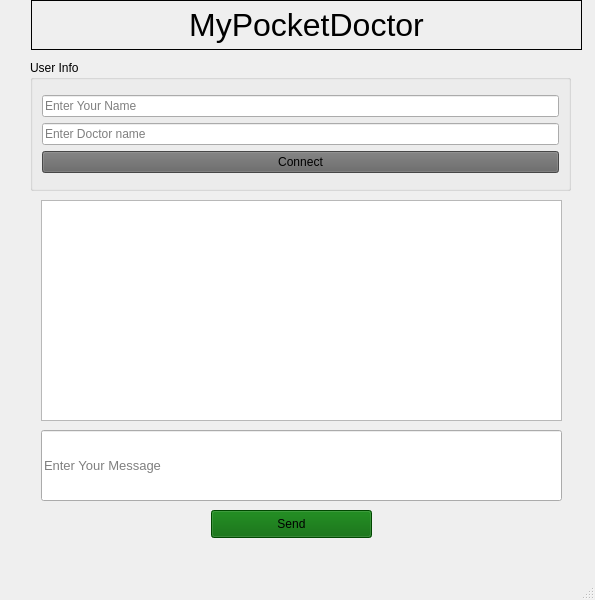
<?xml version="1.0" encoding="UTF-8"?>
<ui version="4.0">
 <class>MainWindow</class>
 <widget class="QMainWindow" name="MainWindow">
  <property name="geometry">
   <rect>
    <x>0</x>
    <y>0</y>
    <width>595</width>
    <height>600</height>
   </rect>
  </property>
  <property name="windowTitle">
   <string>MainWindow</string>
  </property>
  <widget class="QWidget" name="centralwidget">
   <widget class="QGroupBox" name="groupBox">
    <property name="geometry">
     <rect>
      <x>30</x>
      <y>60</y>
      <width>541</width>
      <height>131</height>
     </rect>
    </property>
    <property name="title">
     <string>User Info</string>
    </property>
    <layout class="QGridLayout" name="gridLayout_4">
     <item row="0" column="0">
      <layout class="QHBoxLayout" name="horizontalLayout_5">
       <item>
        <layout class="QVBoxLayout" name="verticalLayout_6">
         <item>
          <layout class="QVBoxLayout" name="verticalLayout_7"/>
         </item>
        </layout>
       </item>
       <item>
        <layout class="QVBoxLayout" name="verticalLayout_8">
         <item>
          <widget class="QLineEdit" name="client_username">
           <property name="placeholderText">
            <string>Enter Your Name</string>
           </property>
          </widget>
         </item>
         <item>
          <widget class="QLineEdit" name="Doctor_name">
           <property name="text">
            <string/>
           </property>
           <property name="placeholderText">
            <string>Enter Doctor name</string>
           </property>
          </widget>
         </item>
         <item>
          <layout class="QHBoxLayout" name="horizontalLayout_6">
           <item>
            <widget class="QPushButton" name="connect_button">
             <property name="styleSheet">
              <string notr="true">background-color: rgb(100, 100, 100);</string>
             </property>
             <property name="text">
              <string>Connect</string>
             </property>
            </widget>
           </item>
          </layout>
         </item>
        </layout>
       </item>
      </layout>
     </item>
    </layout>
   </widget>
   <widget class="QPushButton" name="send_button">
    <property name="geometry">
     <rect>
      <x>211</x>
      <y>510</y>
      <width>161</width>
      <height>28</height>
     </rect>
    </property>
    <property name="palette">
     <palette>
      <active>
       <colorrole role="WindowText">
        <brush brushstyle="SolidPattern">
         <color alpha="255">
          <red>0</red>
          <green>0</green>
          <blue>0</blue>
         </color>
        </brush>
       </colorrole>
       <colorrole role="Button">
        <brush brushstyle="SolidPattern">
         <color alpha="255">
          <red>0</red>
          <green>100</green>
          <blue>0</blue>
         </color>
        </brush>
       </colorrole>
       <colorrole role="Light">
        <brush brushstyle="SolidPattern">
         <color alpha="255">
          <red>255</red>
          <green>127</green>
          <blue>127</blue>
         </color>
        </brush>
       </colorrole>
       <colorrole role="Midlight">
        <brush brushstyle="SolidPattern">
         <color alpha="255">
          <red>255</red>
          <green>63</green>
          <blue>63</blue>
         </color>
        </brush>
       </colorrole>
       <colorrole role="Dark">
        <brush brushstyle="SolidPattern">
         <color alpha="255">
          <red>127</red>
          <green>0</green>
          <blue>0</blue>
         </color>
        </brush>
       </colorrole>
       <colorrole role="Mid">
        <brush brushstyle="SolidPattern">
         <color alpha="255">
          <red>170</red>
          <green>0</green>
          <blue>0</blue>
         </color>
        </brush>
       </colorrole>
       <colorrole role="Text">
        <brush brushstyle="SolidPattern">
         <color alpha="255">
          <red>0</red>
          <green>0</green>
          <blue>0</blue>
         </color>
        </brush>
       </colorrole>
       <colorrole role="BrightText">
        <brush brushstyle="SolidPattern">
         <color alpha="255">
          <red>255</red>
          <green>255</green>
          <blue>255</blue>
         </color>
        </brush>
       </colorrole>
       <colorrole role="ButtonText">
        <brush brushstyle="SolidPattern">
         <color alpha="255">
          <red>0</red>
          <green>0</green>
          <blue>0</blue>
         </color>
        </brush>
       </colorrole>
       <colorrole role="Base">
        <brush brushstyle="SolidPattern">
         <color alpha="255">
          <red>0</red>
          <green>100</green>
          <blue>0</blue>
         </color>
        </brush>
       </colorrole>
       <colorrole role="Window">
        <brush brushstyle="SolidPattern">
         <color alpha="255">
          <red>0</red>
          <green>100</green>
          <blue>0</blue>
         </color>
        </brush>
       </colorrole>
       <colorrole role="Shadow">
        <brush brushstyle="SolidPattern">
         <color alpha="255">
          <red>0</red>
          <green>0</green>
          <blue>0</blue>
         </color>
        </brush>
       </colorrole>
       <colorrole role="AlternateBase">
        <brush brushstyle="SolidPattern">
         <color alpha="255">
          <red>255</red>
          <green>127</green>
          <blue>127</blue>
         </color>
        </brush>
       </colorrole>
       <colorrole role="ToolTipBase">
        <brush brushstyle="SolidPattern">
         <color alpha="255">
          <red>255</red>
          <green>255</green>
          <blue>220</blue>
         </color>
        </brush>
       </colorrole>
       <colorrole role="ToolTipText">
        <brush brushstyle="SolidPattern">
         <color alpha="255">
          <red>0</red>
          <green>0</green>
          <blue>0</blue>
         </color>
        </brush>
       </colorrole>
      </active>
      <inactive>
       <colorrole role="WindowText">
        <brush brushstyle="SolidPattern">
         <color alpha="255">
          <red>0</red>
          <green>0</green>
          <blue>0</blue>
         </color>
        </brush>
       </colorrole>
       <colorrole role="Button">
        <brush brushstyle="SolidPattern">
         <color alpha="255">
          <red>0</red>
          <green>100</green>
          <blue>0</blue>
         </color>
        </brush>
       </colorrole>
       <colorrole role="Light">
        <brush brushstyle="SolidPattern">
         <color alpha="255">
          <red>255</red>
          <green>127</green>
          <blue>127</blue>
         </color>
        </brush>
       </colorrole>
       <colorrole role="Midlight">
        <brush brushstyle="SolidPattern">
         <color alpha="255">
          <red>255</red>
          <green>63</green>
          <blue>63</blue>
         </color>
        </brush>
       </colorrole>
       <colorrole role="Dark">
        <brush brushstyle="SolidPattern">
         <color alpha="255">
          <red>127</red>
          <green>0</green>
          <blue>0</blue>
         </color>
        </brush>
       </colorrole>
       <colorrole role="Mid">
        <brush brushstyle="SolidPattern">
         <color alpha="255">
          <red>170</red>
          <green>0</green>
          <blue>0</blue>
         </color>
        </brush>
       </colorrole>
       <colorrole role="Text">
        <brush brushstyle="SolidPattern">
         <color alpha="255">
          <red>0</red>
          <green>0</green>
          <blue>0</blue>
         </color>
        </brush>
       </colorrole>
       <colorrole role="BrightText">
        <brush brushstyle="SolidPattern">
         <color alpha="255">
          <red>255</red>
          <green>255</green>
          <blue>255</blue>
         </color>
        </brush>
       </colorrole>
       <colorrole role="ButtonText">
        <brush brushstyle="SolidPattern">
         <color alpha="255">
          <red>0</red>
          <green>0</green>
          <blue>0</blue>
         </color>
        </brush>
       </colorrole>
       <colorrole role="Base">
        <brush brushstyle="SolidPattern">
         <color alpha="255">
          <red>0</red>
          <green>100</green>
          <blue>0</blue>
         </color>
        </brush>
       </colorrole>
       <colorrole role="Window">
        <brush brushstyle="SolidPattern">
         <color alpha="255">
          <red>0</red>
          <green>100</green>
          <blue>0</blue>
         </color>
        </brush>
       </colorrole>
       <colorrole role="Shadow">
        <brush brushstyle="SolidPattern">
         <color alpha="255">
          <red>0</red>
          <green>0</green>
          <blue>0</blue>
         </color>
        </brush>
       </colorrole>
       <colorrole role="AlternateBase">
        <brush brushstyle="SolidPattern">
         <color alpha="255">
          <red>255</red>
          <green>127</green>
          <blue>127</blue>
         </color>
        </brush>
       </colorrole>
       <colorrole role="ToolTipBase">
        <brush brushstyle="SolidPattern">
         <color alpha="255">
          <red>255</red>
          <green>255</green>
          <blue>220</blue>
         </color>
        </brush>
       </colorrole>
       <colorrole role="ToolTipText">
        <brush brushstyle="SolidPattern">
         <color alpha="255">
          <red>0</red>
          <green>0</green>
          <blue>0</blue>
         </color>
        </brush>
       </colorrole>
      </inactive>
      <disabled>
       <colorrole role="WindowText">
        <brush brushstyle="SolidPattern">
         <color alpha="255">
          <red>127</red>
          <green>0</green>
          <blue>0</blue>
         </color>
        </brush>
       </colorrole>
       <colorrole role="Button">
        <brush brushstyle="SolidPattern">
         <color alpha="255">
          <red>0</red>
          <green>100</green>
          <blue>0</blue>
         </color>
        </brush>
       </colorrole>
       <colorrole role="Light">
        <brush brushstyle="SolidPattern">
         <color alpha="255">
          <red>255</red>
          <green>127</green>
          <blue>127</blue>
         </color>
        </brush>
       </colorrole>
       <colorrole role="Midlight">
        <brush brushstyle="SolidPattern">
         <color alpha="255">
          <red>255</red>
          <green>63</green>
          <blue>63</blue>
         </color>
        </brush>
       </colorrole>
       <colorrole role="Dark">
        <brush brushstyle="SolidPattern">
         <color alpha="255">
          <red>127</red>
          <green>0</green>
          <blue>0</blue>
         </color>
        </brush>
       </colorrole>
       <colorrole role="Mid">
        <brush brushstyle="SolidPattern">
         <color alpha="255">
          <red>170</red>
          <green>0</green>
          <blue>0</blue>
         </color>
        </brush>
       </colorrole>
       <colorrole role="Text">
        <brush brushstyle="SolidPattern">
         <color alpha="255">
          <red>127</red>
          <green>0</green>
          <blue>0</blue>
         </color>
        </brush>
       </colorrole>
       <colorrole role="BrightText">
        <brush brushstyle="SolidPattern">
         <color alpha="255">
          <red>255</red>
          <green>255</green>
          <blue>255</blue>
         </color>
        </brush>
       </colorrole>
       <colorrole role="ButtonText">
        <brush brushstyle="SolidPattern">
         <color alpha="255">
          <red>127</red>
          <green>0</green>
          <blue>0</blue>
         </color>
        </brush>
       </colorrole>
       <colorrole role="Base">
        <brush brushstyle="SolidPattern">
         <color alpha="255">
          <red>0</red>
          <green>100</green>
          <blue>0</blue>
         </color>
        </brush>
       </colorrole>
       <colorrole role="Window">
        <brush brushstyle="SolidPattern">
         <color alpha="255">
          <red>0</red>
          <green>100</green>
          <blue>0</blue>
         </color>
        </brush>
       </colorrole>
       <colorrole role="Shadow">
        <brush brushstyle="SolidPattern">
         <color alpha="255">
          <red>0</red>
          <green>0</green>
          <blue>0</blue>
         </color>
        </brush>
       </colorrole>
       <colorrole role="AlternateBase">
        <brush brushstyle="SolidPattern">
         <color alpha="255">
          <red>255</red>
          <green>0</green>
          <blue>0</blue>
         </color>
        </brush>
       </colorrole>
       <colorrole role="ToolTipBase">
        <brush brushstyle="SolidPattern">
         <color alpha="255">
          <red>255</red>
          <green>255</green>
          <blue>220</blue>
         </color>
        </brush>
       </colorrole>
       <colorrole role="ToolTipText">
        <brush brushstyle="SolidPattern">
         <color alpha="255">
          <red>0</red>
          <green>0</green>
          <blue>0</blue>
         </color>
        </brush>
       </colorrole>
      </disabled>
     </palette>
    </property>
    <property name="styleSheet">
     <string notr="true">background-color: rgb(0,100, 0);
font: 75 8pt &quot;Arial&quot;;
font: 75 8pt &quot;MS Shell Dlg 2&quot;;</string>
    </property>
    <property name="text">
     <string>Send</string>
    </property>
   </widget>
   <widget class="QLabel" name="title_label">
    <property name="geometry">
     <rect>
      <x>31</x>
      <y>0</y>
      <width>551</width>
      <height>50</height>
     </rect>
    </property>
    <property name="font">
     <font>
      <pointsize>24</pointsize>
     </font>
    </property>
    <property name="frameShape">
     <enum>QFrame::Box</enum>
    </property>
    <property name="frameShadow">
     <enum>QFrame::Plain</enum>
    </property>
    <property name="text">
     <string>MyPocketDoctor</string>
    </property>
    <property name="alignment">
     <set>Qt::AlignCenter</set>
    </property>
   </widget>
   <widget class="QTextEdit" name="chat_area">
    <property name="geometry">
     <rect>
      <x>41</x>
      <y>200</y>
      <width>521</width>
      <height>221</height>
     </rect>
    </property>
   </widget>
   <widget class="QLineEdit" name="client_message_text">
    <property name="geometry">
     <rect>
      <x>41</x>
      <y>430</y>
      <width>521</width>
      <height>71</height>
     </rect>
    </property>
    <property name="font">
     <font>
      <pointsize>10</pointsize>
     </font>
    </property>
    <property name="focusPolicy">
     <enum>Qt::ClickFocus</enum>
    </property>
    <property name="inputMask">
     <string/>
    </property>
    <property name="text">
     <string/>
    </property>
    <property name="placeholderText">
     <string>Enter Your Message</string>
    </property>
   </widget>
  </widget>
  <widget class="QMenuBar" name="menubar">
   <property name="geometry">
    <rect>
     <x>0</x>
     <y>0</y>
     <width>595</width>
     <height>26</height>
    </rect>
   </property>
  </widget>
  <widget class="QStatusBar" name="statusbar"/>
 </widget>
 <resources/>
 <connections/>
</ui>
